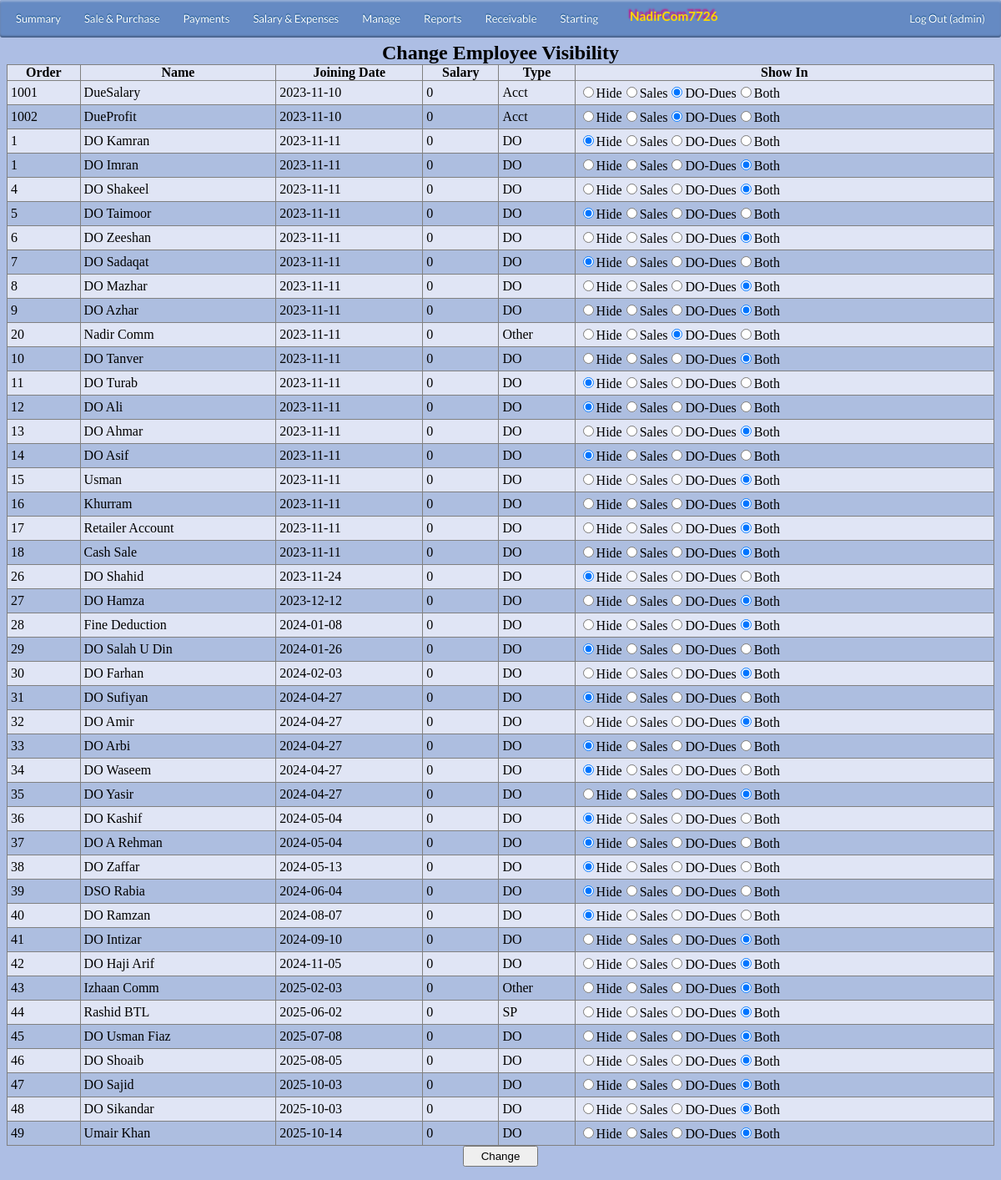
The app's page /admin/changeempvisibility.php (signed in) with its own data.
### tables this page shows
CREATE TABLE `config` (
  `id` int(11) NOT NULL,
  `name` varchar(50) DEFAULT NULL,
  `customName` varchar(100) DEFAULT NULL
);

CREATE TABLE `empinfo` (
  `EmpID` int(11) NOT NULL,
  `EmpName` varchar(30) DEFAULT NULL,
  `EmpJoinDate` date DEFAULT NULL,
  `EmpFixedSalary` int(11) DEFAULT NULL,
  `EmpStatus` varchar(20) DEFAULT NULL,
  `empType` varchar(10) DEFAULT NULL,
  `Comments` varchar(100) DEFAULT NULL,
  `sort_order` int(11) DEFAULT NULL,
  `showIn` tinyint(4) DEFAULT NULL,
  `otcomrate` float DEFAULT NULL,
  `completeName` varchar(50) DEFAULT NULL,
  `contactNo` varchar(20) DEFAULT NULL,
  `empAddress` varchar(200) DEFAULT NULL,
  `doLine` varchar(20) DEFAULT NULL,
  `cnic` varchar(15) DEFAULT NULL
);

### admin/includes/globalvar.php (called while the page is built, shortened)
<?php
include_once('dbcon.php');
$qry = mysqli_query($con,"SELECT customName FROM config WHERE name='organization';") or die(mysqli_error());
$Data=mysqli_fetch_assoc($qry);
$childOrganization=$Data['customName'];
?>

### admin/includes/variables.php (called while the page is built, shortened)
<?php
include_once('dbcon.php');
include_once('globalvar.php');
		$currentActiveUser=$_SESSION['login_user'];
?>

### admin/changeempvisibility.php (the view, shortened to what this page needs)
<?php
include_once('includes/variables.php');
include_once('includes/dbcon.php');
include_once('includes/globalvar.php');
?>
<head>
	</head>
		<?php
			include_once('includes/navbar.php');
		?>
	<div class="container" align="center">
						<center> <caption> <h2>Change Employee Visibility</h2></caption> </center>
				<div  style="border: solid black 0px; ">
							<form method="POST">
									<table cellpadding="0" cellspacing="0" border="1" class="" id="dbResult">
													<tr style="background-color: #FFDAB9; font-weight: bold;" >
														<th>Order</th>
														<th>Name</th>
														<th>Joining Date</th>
														<th>Salary</th>
														<th>Type</th>
														<th>Show In</th>
													</tr>
												<?php
													$sql = mysqli_query($con,"SELECT * FROM empinfo WHERE EmpStatus='Active' ")or die(mysqli_query());
														WHILE($Data=mysqli_fetch_array($sql))
															{
															$id = $Data['EmpID'];
															?>
															<tr>
																<td><input style="border: none; background: transparent;" type="text" name="emID[]" id="iBox3" value="<?php echo $id; ?>" hidden><?php echo $Data['sort_order'];?></td>
																<td><?php echo $Data['EmpName']; ?></td>
																<td><?php echo $Data['EmpJoinDate']; ?></td>
																<td><?php echo $Data['EmpFixedSalary']; ?></td>
																<td><?php echo $Data['empType']; ?></td>
																<td>
																	<?php
																	if($Data['showIn']==0)
																		{
																			echo "<input type=\"radio\" name=\"choice[$id]\" id=\"choice\" value=\"Hide\"  checked>Hide";
																			echo "<input type=\"radio\" name=\"choice[$id]\" id=\"choice\" value=\"Sales\">Sales";
																			echo "<input type=\"radio\" name=\"choice[$id]\" id=\"choice\" value=\"DO-Dues\">DO-Dues";
																			echo "<input type=\"radio\" name=\"choice[$id]\" id=\"choice\" value=\"Both\">Both";
																		}
																	else if ($Data['showIn']==2)
																		{
																			echo "<input type=\"radio\" name=\"choice[$id]\" id=\"choice\" value=\"Hide\">Hide";
																			echo "<input type=\"radio\" name=\"choice[$id]\" id=\"choice\" value=\"Sales\">Sales";
																			echo "<input type=\"radio\" name=\"choice[$id]\" id=\"choice\" value=\"DO-Dues\" checked>DO-Dues";
																			echo "<input type=\"radio\" name=\"choice[$id]\" id=\"choice\" value=\"Both\">Both";
																		}
																	else
																		{
																			echo "<input type=\"radio\" name=\"choice[$id]\" id=\"choice\" value=\"Hide\">Hide";
																			echo "<input type=\"radio\" name=\"choice[$id]\" id=\"choice\" value=\"Sales\">Sales";
																			echo "<input type=\"radio\" name=\"choice[$id]\" id=\"choice\" value=\"DO-Dues\">DO-Dues";
																			echo "<input type=\"radio\" name=\"choice[$id]\" id=\"choice\" value=\"Both\" checked>Both";
																		}
																	?>
																</td>
															</tr>
															<?php
															}
													?>
									</table>
									<input type="submit"  value="Change" name="changeEmpVisibility" id="Btn">
							</form>
				</div>
	</div>
</html>

### admin/includes/navbar.php (shortened to what this page needs)
<div id='cssmenu'>
	<ul>
		<li><a href='summary.php'><span>Summary</span></a>
		</li>
		<li><a href='#'><span>Sale & Purchase</span></a>
		</li>
		<li class='active has-sub'><a href='#'><span>Payments</span></a>
		</li>
		<li><a href='#'><span>Salary & Expenses</span></a>
		</li>
		<li class='active has-sub'><a href='#'><span>Manage</span></a>
		</li>
		<li class='active has-sub'><a href='#'><span>Reports</span></a>
		</li>
		<li class='active has-sub'><a href='#'><span>Receivable</span></a>
		</li>
		<li class='active has-sub'><a href='#'><span>Starting</span></a>
		</li>
		<li style="float:left">
			<h3> <?php echo $childOrganization?></h3>
		</li>
		<li style="float:right"><a href="../logout.php"> Log Out (<?php echo $currentActiveUser; ?>)</a></li>
	</ul>
</div>

### records on screen
config: customName "NadirCom7726"
empinfo: sort_order "1001", EmpName "DueSalary", EmpJoinDate "2023-11-10", EmpFixedSalary "0", empType "Acct"
empinfo: sort_order "1002", EmpName "DueProfit", EmpJoinDate "2023-11-10", EmpFixedSalary "0", empType "Acct"
empinfo: sort_order "1", EmpName "DO Kamran", EmpJoinDate "2023-11-11", EmpFixedSalary "0", empType "DO"
empinfo: sort_order "1", EmpName "DO Imran", EmpJoinDate "2023-11-11", EmpFixedSalary "0", empType "DO"
empinfo: sort_order "4", EmpName "DO Shakeel", EmpJoinDate "2023-11-11", EmpFixedSalary "0", empType "DO"
empinfo: sort_order "5", EmpName "DO Taimoor", EmpJoinDate "2023-11-11", EmpFixedSalary "0", empType "DO"
empinfo: sort_order "6", EmpName "DO Zeeshan", EmpJoinDate "2023-11-11", EmpFixedSalary "0", empType "DO"
empinfo: sort_order "7", EmpName "DO Sadaqat", EmpJoinDate "2023-11-11", EmpFixedSalary "0", empType "DO"
empinfo: sort_order "8", EmpName "DO Mazhar", EmpJoinDate "2023-11-11", EmpFixedSalary "0", empType "DO"
empinfo: sort_order "9", EmpName "DO Azhar", EmpJoinDate "2023-11-11", EmpFixedSalary "0", empType "DO"
empinfo: sort_order "20", EmpName "Nadir Comm", EmpJoinDate "2023-11-11", EmpFixedSalary "0", empType "Other"
empinfo: sort_order "10", EmpName "DO Tanver", EmpJoinDate "2023-11-11", EmpFixedSalary "0", empType "DO"
empinfo: sort_order "11", EmpName "DO Turab", EmpJoinDate "2023-11-11", EmpFixedSalary "0", empType "DO"
empinfo: sort_order "12", EmpName "DO Ali", EmpJoinDate "2023-11-11", EmpFixedSalary "0", empType "DO"
empinfo: sort_order "13", EmpName "DO Ahmar", EmpJoinDate "2023-11-11", EmpFixedSalary "0", empType "DO"
empinfo: sort_order "14", EmpName "DO Asif", EmpJoinDate "2023-11-11", EmpFixedSalary "0", empType "DO"
empinfo: sort_order "15", EmpName "Usman", EmpJoinDate "2023-11-11", EmpFixedSalary "0", empType "DO"
empinfo: sort_order "16", EmpName "Khurram", EmpJoinDate "2023-11-11", EmpFixedSalary "0", empType "DO"
empinfo: sort_order "17", EmpName "Retailer Account", EmpJoinDate "2023-11-11", EmpFixedSalary "0", empType "DO"
empinfo: sort_order "18", EmpName "Cash Sale", EmpJoinDate "2023-11-11", EmpFixedSalary "0", empType "DO"
empinfo: sort_order "26", EmpName "DO Shahid", EmpJoinDate "2023-11-24", EmpFixedSalary "0", empType "DO"
empinfo: sort_order "27", EmpName "DO Hamza", EmpJoinDate "2023-12-12", EmpFixedSalary "0", empType "DO"
empinfo: sort_order "28", EmpName "Fine Deduction", EmpJoinDate "2024-01-08", EmpFixedSalary "0", empType "DO"
empinfo: sort_order "29", EmpName "DO Salah U Din", EmpJoinDate "2024-01-26", EmpFixedSalary "0", empType "DO"
empinfo: sort_order "30", EmpName "DO Farhan", EmpJoinDate "2024-02-03", EmpFixedSalary "0", empType "DO"
empinfo: sort_order "31", EmpName "DO Sufiyan", EmpJoinDate "2024-04-27", EmpFixedSalary "0", empType "DO"
empinfo: sort_order "32", EmpName "DO Amir", EmpJoinDate "2024-04-27", EmpFixedSalary "0", empType "DO"
empinfo: sort_order "33", EmpName "DO Arbi", EmpJoinDate "2024-04-27", EmpFixedSalary "0", empType "DO"
empinfo: sort_order "34", EmpName "DO Waseem", EmpJoinDate "2024-04-27", EmpFixedSalary "0", empType "DO"
empinfo: sort_order "35", EmpName "DO Yasir", EmpJoinDate "2024-04-27", EmpFixedSalary "0", empType "DO"
empinfo: sort_order "36", EmpName "DO Kashif", EmpJoinDate "2024-05-04", EmpFixedSalary "0", empType "DO"
empinfo: sort_order "37", EmpName "DO A Rehman", EmpJoinDate "2024-05-04", EmpFixedSalary "0", empType "DO"
empinfo: sort_order "38", EmpName "DO Zaffar", EmpJoinDate "2024-05-13", EmpFixedSalary "0", empType "DO"
empinfo: sort_order "39", EmpName "DSO Rabia", EmpJoinDate "2024-06-04", EmpFixedSalary "0", empType "DO"
empinfo: sort_order "40", EmpName "DO Ramzan", EmpJoinDate "2024-08-07", EmpFixedSalary "0", empType "DO"
empinfo: sort_order "41", EmpName "DO Intizar", EmpJoinDate "2024-09-10", EmpFixedSalary "0", empType "DO"
empinfo: sort_order "42", EmpName "DO Haji Arif", EmpJoinDate "2024-11-05", EmpFixedSalary "0", empType "DO"
empinfo: sort_order "43", EmpName "Izhaan Comm", EmpJoinDate "2025-02-03", EmpFixedSalary "0", empType "Other"
empinfo: sort_order "44", EmpName "Rashid BTL", EmpJoinDate "2025-06-02", EmpFixedSalary "0", empType "SP"
empinfo: sort_order "45", EmpName "DO Usman Fiaz", EmpJoinDate "2025-07-08", EmpFixedSalary "0", empType "DO"
empinfo: sort_order "46", EmpName "DO Shoaib", EmpJoinDate "2025-08-05", EmpFixedSalary "0", empType "DO"
empinfo: sort_order "47", EmpName "DO Sajid", EmpJoinDate "2025-10-03", EmpFixedSalary "0", empType "DO"
empinfo: sort_order "48", EmpName "DO Sikandar", EmpJoinDate "2025-10-03", EmpFixedSalary "0", empType "DO"
empinfo: sort_order "49", EmpName "Umair Khan", EmpJoinDate "2025-10-14", EmpFixedSalary "0", empType "DO"

### other values on screen
$currentActiveUser "admin"
